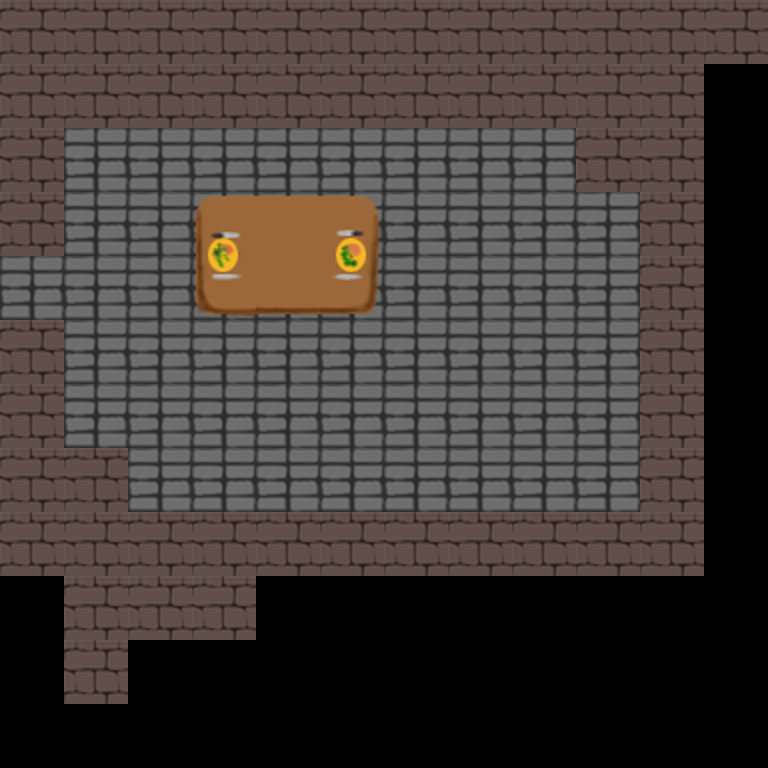

Rendered tile map (Tiled .tmx) drawn with the repository's tilesets; below, a short description and the full map source, tile grids included:
An orthogonal 12x12 tile map with 64x64 px tiles, 1 tile layer (Kachelebene 1).

<map version="1.0" orientation="orthogonal" width="12" height="12" tilewidth="64" tileheight="64">
 <tileset firstgid="1" name="TileSet6464" tilewidth="64" tileheight="64">
  <image source="TileSet6464.png" width="384" height="128" />
 </tileset>
 <layer name="Kachelebene 1" width="12" height="12">
  <data>
   <tile gid="1" />
   <tile gid="1" />
   <tile gid="1" />
   <tile gid="1" />
   <tile gid="1" />
   <tile gid="1" />
   <tile gid="1" />
   <tile gid="1" />
   <tile gid="1" />
   <tile gid="1" />
   <tile gid="1" />
   <tile gid="1" />
   <tile gid="1" />
   <tile gid="1" />
   <tile gid="1" />
   <tile gid="1" />
   <tile gid="1" />
   <tile gid="1" />
   <tile gid="1" />
   <tile gid="1" />
   <tile gid="1" />
   <tile gid="1" />
   <tile gid="1" />
   <tile gid="0" />
   <tile gid="1" />
   <tile gid="2" />
   <tile gid="2" />
   <tile gid="2" />
   <tile gid="2" />
   <tile gid="2" />
   <tile gid="2" />
   <tile gid="2" />
   <tile gid="2" />
   <tile gid="1" />
   <tile gid="1" />
   <tile gid="0" />
   <tile gid="1" />
   <tile gid="2" />
   <tile gid="2" />
   <tile gid="3" />
   <tile gid="4" />
   <tile gid="6" />
   <tile gid="2" />
   <tile gid="2" />
   <tile gid="2" />
   <tile gid="2" />
   <tile gid="1" />
   <tile gid="0" />
   <tile gid="2" />
   <tile gid="2" />
   <tile gid="2" />
   <tile gid="9" />
   <tile gid="10" />
   <tile gid="12" />
   <tile gid="2" />
   <tile gid="2" />
   <tile gid="2" />
   <tile gid="2" />
   <tile gid="1" />
   <tile gid="0" />
   <tile gid="1" />
   <tile gid="2" />
   <tile gid="2" />
   <tile gid="2" />
   <tile gid="2" />
   <tile gid="2" />
   <tile gid="2" />
   <tile gid="2" />
   <tile gid="2" />
   <tile gid="2" />
   <tile gid="1" />
   <tile gid="0" />
   <tile gid="1" />
   <tile gid="2" />
   <tile gid="2" />
   <tile gid="2" />
   <tile gid="2" />
   <tile gid="2" />
   <tile gid="2" />
   <tile gid="2" />
   <tile gid="2" />
   <tile gid="2" />
   <tile gid="1" />
   <tile gid="0" />
   <tile gid="1" />
   <tile gid="1" />
   <tile gid="2" />
   <tile gid="2" />
   <tile gid="2" />
   <tile gid="2" />
   <tile gid="2" />
   <tile gid="2" />
   <tile gid="2" />
   <tile gid="2" />
   <tile gid="1" />
   <tile gid="0" />
   <tile gid="1" />
   <tile gid="1" />
   <tile gid="1" />
   <tile gid="1" />
   <tile gid="1" />
   <tile gid="1" />
   <tile gid="1" />
   <tile gid="1" />
   <tile gid="1" />
   <tile gid="1" />
   <tile gid="1" />
   <tile gid="0" />
   <tile gid="0" />
   <tile gid="1" />
   <tile gid="1" />
   <tile gid="1" />
   <tile gid="0" />
   <tile gid="0" />
   <tile gid="0" />
   <tile gid="0" />
   <tile gid="0" />
   <tile gid="0" />
   <tile gid="0" />
   <tile gid="0" />
   <tile gid="0" />
   <tile gid="1" />
   <tile gid="0" />
   <tile gid="0" />
   <tile gid="0" />
   <tile gid="0" />
   <tile gid="0" />
   <tile gid="0" />
   <tile gid="0" />
   <tile gid="0" />
   <tile gid="0" />
   <tile gid="0" />
   <tile gid="0" />
   <tile gid="0" />
   <tile gid="0" />
   <tile gid="0" />
   <tile gid="0" />
   <tile gid="0" />
   <tile gid="0" />
   <tile gid="0" />
   <tile gid="0" />
   <tile gid="0" />
   <tile gid="0" />
   <tile gid="0" />
  </data>
 </layer>
</map>